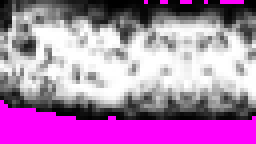
#> input picture gray_image.png, 64 x 36 px (shown 4 times larger)
$ python grayScalePrototype.py
#> lines starting #> are read from the running program, lines starting #| are printed output that depends on the picture
from PIL import Image

# Open the grayscale image
gray_image = Image.open("gray_image.png")
#> gray_image is the input picture: PIL image 64x36 RGBA; mean R, G, B, A 175.6, 126.4, 175.4, 255

# Define the color you want to shade the image with
shade_color = (255, 127, 63, 255)  # Red color, you can change this to any other color
trans_color = (255, 0, 254, 255)  # Transparent color

# Convert the grayscale image to RGBA format
rgba_image = gray_image.convert("RGBA")

# Create a new RGBA image of the same size as the grayscale image
shaded_image = Image.new("RGBA", rgba_image.size)
#> shaded_image: PIL image 64x36 RGBA; every value is 0

# Iterate over each pixel of the grayscale image and apply the shade color
for x in range(rgba_image.width):
    for y in range(rgba_image.height):
        pixel = rgba_image.getpixel((x, y))
        if pixel == trans_color:
            shaded_pixel = (0, 0, 0, 0)
        else:
            intensity = pixel[0]  # Grayscale intensity
            shaded_pixel = (shade_color[0], shade_color[1], shade_color[2], intensity)
        shaded_image.putpixel((x, y), shaded_pixel)
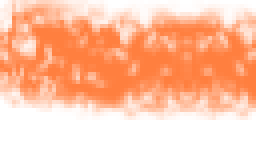
#> shaded_image: PIL image 64x36 RGBA (shown 4 times larger); mean R, G, B, A 205.7, 102.5, 50.8, 126.4; transparent parts drawn white

# Display or save the resulting shaded image
shaded_image.show()  # Display the shaded image
shaded_image.save("shaded_image.png")  # Save the shaded image
